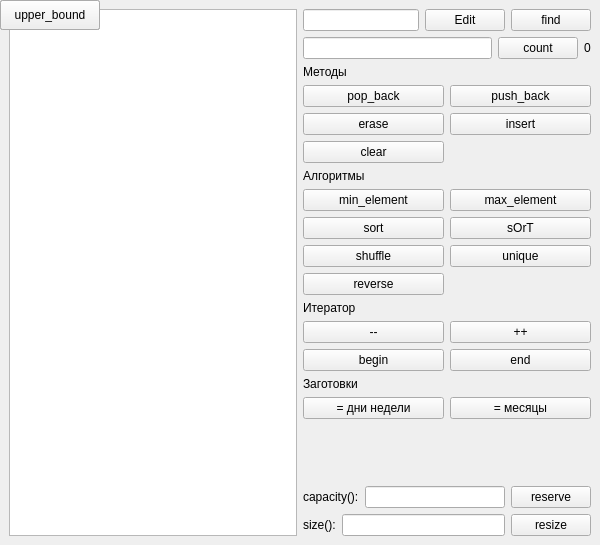
<?xml version="1.0" encoding="UTF-8"?>
<ui version="4.0">
 <class>MainWindow</class>
 <widget class="QMainWindow" name="MainWindow">
  <property name="geometry">
   <rect>
    <x>0</x>
    <y>0</y>
    <width>600</width>
    <height>545</height>
   </rect>
  </property>
  <property name="windowTitle">
   <string>std::vector demo</string>
  </property>
  <widget class="QWidget" name="centralwidget">
   <layout class="QHBoxLayout" name="horizontalLayout_2">
    <item>
     <layout class="QHBoxLayout" name="horizontalLayout" stretch="1,1">
      <item>
       <widget class="QListWidget" name="list_widget"/>
      </item>
      <item>
       <layout class="QVBoxLayout" name="verticalLayout">
        <item>
         <layout class="QHBoxLayout" name="horizontalLayout_4">
          <item>
           <widget class="QLineEdit" name="txt_elem_content"/>
          </item>
          <item>
           <widget class="QPushButton" name="pb_edit">
            <property name="text">
             <string>Edit</string>
            </property>
           </widget>
          </item>
          <item>
           <widget class="QPushButton" name="pb_find">
            <property name="text">
             <string>find</string>
            </property>
           </widget>
          </item>
         </layout>
        </item>
        <item>
         <layout class="QHBoxLayout" name="horizontalLayout_6">
          <item>
           <widget class="QLineEdit" name="le_count"/>
          </item>
          <item>
           <widget class="QPushButton" name="pb_count">
            <property name="text">
             <string>count</string>
            </property>
           </widget>
          </item>
          <item>
           <widget class="QLabel" name="lbl_count">
            <property name="text">
             <string>0</string>
            </property>
           </widget>
          </item>
         </layout>
        </item>
        <item>
         <widget class="QLabel" name="lb_methods">
          <property name="text">
           <string>Методы</string>
          </property>
         </widget>
        </item>
        <item>
         <layout class="QGridLayout" name="gridLayout">
          <item row="0" column="0">
           <widget class="QPushButton" name="pb_pop_back">
            <property name="text">
             <string>pop_back</string>
            </property>
           </widget>
          </item>
          <item row="1" column="1">
           <widget class="QPushButton" name="pb_insert">
            <property name="text">
             <string>insert</string>
            </property>
           </widget>
          </item>
          <item row="0" column="1">
           <widget class="QPushButton" name="pb_push_back">
            <property name="text">
             <string>push_back</string>
            </property>
           </widget>
          </item>
          <item row="1" column="0">
           <widget class="QPushButton" name="pb_erase">
            <property name="text">
             <string>erase</string>
            </property>
           </widget>
          </item>
          <item row="2" column="0">
           <widget class="QPushButton" name="pb_clear">
            <property name="text">
             <string>clear</string>
            </property>
           </widget>
          </item>
         </layout>
        </item>
        <item>
         <widget class="QLabel" name="label_6">
          <property name="text">
           <string>Алгоритмы</string>
          </property>
         </widget>
        </item>
        <item>
         <layout class="QGridLayout" name="gridLayout_4">
          <item row="1" column="1">
           <widget class="QPushButton" name="pb_sort_case_unsens">
            <property name="text">
             <string>sOrT</string>
            </property>
           </widget>
          </item>
          <item row="2" column="1">
           <widget class="QPushButton" name="pb_unique">
            <property name="text">
             <string>unique</string>
            </property>
           </widget>
          </item>
          <item row="2" column="0">
           <widget class="QPushButton" name="pb_shuffle">
            <property name="text">
             <string>shuffle</string>
            </property>
           </widget>
          </item>
          <item row="0" column="1">
           <widget class="QPushButton" name="pb_max_element">
            <property name="text">
             <string>max_element</string>
            </property>
           </widget>
          </item>
          <item row="0" column="0">
           <widget class="QPushButton" name="pb_min_element">
            <property name="text">
             <string>min_element</string>
            </property>
           </widget>
          </item>
          <item row="1" column="0">
           <widget class="QPushButton" name="pb_sort_case_sens">
            <property name="text">
             <string>sort</string>
            </property>
           </widget>
          </item>
          <item row="3" column="0">
           <widget class="QPushButton" name="pb_reverse">
            <property name="text">
             <string>reverse</string>
            </property>
           </widget>
          </item>
         </layout>
        </item>
        <item>
         <widget class="QLabel" name="label_3">
          <property name="text">
           <string>Итератор</string>
          </property>
         </widget>
        </item>
        <item>
         <layout class="QGridLayout" name="gridLayout_3">
          <item row="0" column="1">
           <widget class="QPushButton" name="pb_iterator_inc">
            <property name="text">
             <string>++</string>
            </property>
           </widget>
          </item>
          <item row="0" column="0">
           <widget class="QPushButton" name="pb_iterator_dec">
            <property name="text">
             <string>--</string>
            </property>
           </widget>
          </item>
          <item row="1" column="0">
           <widget class="QPushButton" name="pb_iterator_begin">
            <property name="text">
             <string>begin</string>
            </property>
           </widget>
          </item>
          <item row="1" column="1">
           <widget class="QPushButton" name="pb_iterator_end">
            <property name="text">
             <string>end</string>
            </property>
           </widget>
          </item>
         </layout>
        </item>
        <item>
         <widget class="QLabel" name="label">
          <property name="text">
           <string>Заготовки</string>
          </property>
         </widget>
        </item>
        <item>
         <layout class="QGridLayout" name="gridLayout_2">
          <item row="1" column="0">
           <widget class="QPushButton" name="pb_tmp_days_of_week">
            <property name="text">
             <string>= дни недели</string>
            </property>
           </widget>
          </item>
          <item row="1" column="1">
           <widget class="QPushButton" name="pb_tmp_monthes">
            <property name="text">
             <string>= месяцы</string>
            </property>
           </widget>
          </item>
         </layout>
        </item>
        <item>
         <spacer name="verticalSpacer">
          <property name="orientation">
           <enum>Qt::Orientation::Vertical</enum>
          </property>
          <property name="sizeHint" stdset="0">
           <size>
            <width>20</width>
            <height>40</height>
           </size>
          </property>
         </spacer>
        </item>
        <item>
         <layout class="QHBoxLayout" name="horizontalLayout_5">
          <item>
           <widget class="QLabel" name="label_4">
            <property name="text">
             <string>capacity():</string>
            </property>
           </widget>
          </item>
          <item>
           <widget class="QLineEdit" name="txt_capacity"/>
          </item>
          <item>
           <widget class="QPushButton" name="btn_reserve">
            <property name="text">
             <string>reserve</string>
            </property>
           </widget>
          </item>
         </layout>
        </item>
        <item>
         <layout class="QHBoxLayout" name="horizontalLayout_3">
          <item>
           <widget class="QLabel" name="label_2">
            <property name="text">
             <string>size():</string>
            </property>
           </widget>
          </item>
          <item>
           <widget class="QLineEdit" name="txt_size">
            <property name="readOnly">
             <bool>false</bool>
            </property>
           </widget>
          </item>
          <item>
           <widget class="QPushButton" name="pb_resize">
            <property name="text">
             <string>resize</string>
            </property>
           </widget>
          </item>
         </layout>
        </item>
       </layout>
      </item>
     </layout>
    </item>
   </layout>
  </widget>
  <widget class="QPushButton" name="pb_push_front">
    <property name="text">
        <string>push_front</string>
    </property>
</widget>
<widget class="QPushButton" name="pb_pop_front">
    <property name="text">
        <string>pop_front</string>
    </property>
</widget>
<widget class="QPushButton" name="pb_tea">
    <property name="text">
        <string>= чай</string>
    </property>
</widget>
<widget class="QPushButton" name="pb_cakes">
    <property name="text">
        <string>= торты</string>
    </property>
</widget>
<widget class="QPushButton" name="pb_merge_sort">
    <property name="text">
        <string>merge sort</string>
    </property>
</widget>
<widget class="QPushButton" name="pb_merge_sOrT">
    <property name="text">
        <string>merge sOrT</string>
    </property>
</widget>
<widget class="QPushButton" name="pb_lower_bound">
    <property name="text">
        <string>lower_bound</string>
    </property>
</widget>
<widget class="QPushButton" name="pb_upper_bound">
    <property name="text">
        <string>upper_bound</string>
    </property>
</widget>
 </widget>
 <resources/>
 <connections/>
</ui>
